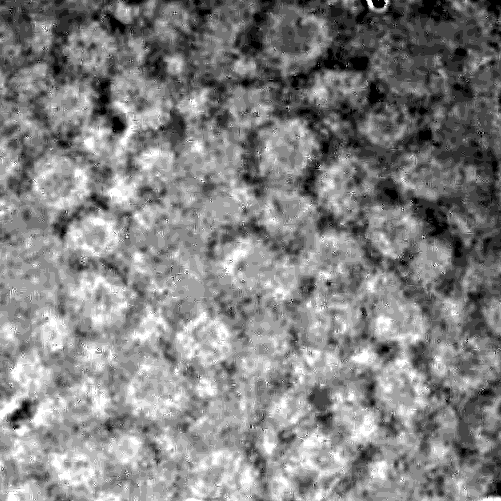
%> input picture Matlab/FEB-3rd-2021—FEB-15th-2021/crop_With_Ultrasound.png, 501 x 501 px, given in place of With_Ultrasound.png, which was not available
$ octave edge_detecting.m   (GNU Octave 9; MATLAB toolbox functions it lacks are replaced by stand-ins)
%> lines starting %> are read from the running program, lines starting %| are printed output that depends on the picture; pictures that were not available may be replaced by others from this repository, and a replacement may not be noted
clc;
clear;
%% 提取图像
With_Ultrasound_origin1 = imread('./With_Ultrasound.png');
%> With_Ultrasound_origin1 is the input picture: size 501x501 uint8; min 0, max 255, mean 131.1
With_Ultrasound = rgb2gray(With_Ultrasound_origin1);
Without_Ultrasound_origin2 = imread('./Without_Ultrasound.png');
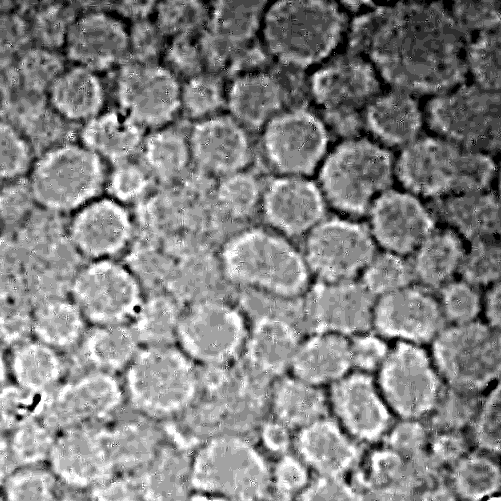
%> input picture Matlab/FEB-3rd-2021—FEB-15th-2021/crop_Without_Ultrasound.png, 501 x 501 px, given in place of Without_Ultrasound.png, which was not available
%> Without_Ultrasound_origin2 is the input picture: size 501x501 uint8; min 0, max 255, mean 131.2
Without_Ultrasound = rgb2gray(Without_Ultrasound_origin2);
crop_With_Ultrasound = imread('./crop_With_Ultrasound.png');
crop_Without_Ultrasound = imread('crop_Without_Ultrasound.png');
%改进：可以在修改对比度后的原始大小图像上绘制出crop图像的位置框，便于直观了解研究的感兴趣位置
figure
subplot(221); imshow(Without_Ultrasound); title('Without_Ultrasound');
subplot(222); imshow(With_Ultrasound); title('With_Ultrasound');
subplot(223); imshow(crop_With_Ultrasound); title('crop_With_Ultrasound');
subplot(224); imshow(crop_Without_Ultrasound); title('crop_Without_Ultrasound');

%% 边缘检测
%Laplacian of Gaussian（LoG检测器）标准差为7.闭合曲线检测，
BW1 = edge(Without_Ultrasound, 'log', 0, 7);
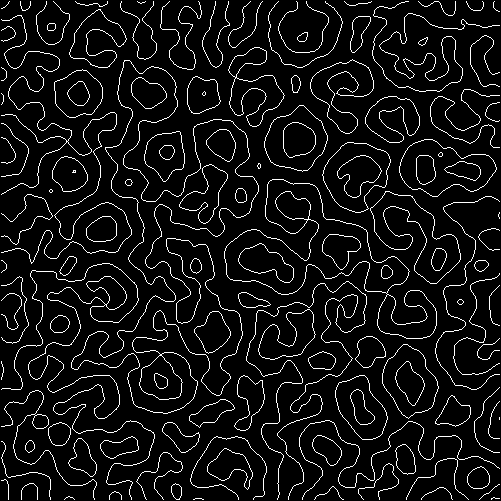
%> BW1: size 501x501 logical; 7.1% white in thin lines or dots
BW2 = edge(With_Ultrasound, 'log', 0, 7);
%> BW2: size 501x501 logical; 5.7% white in thin lines or dots

BWi_1 = imcomplement(BW1);
%> BWi_1: size 501x501 logical; 92.9% white; black in thin lines or dots
BW_UINT8_1 = im2uint8(BWi_1)./4;
%> BW_UINT8_1: size 501x501 uint8; values 0 (black) and 64 (white), 92.9% white; black in thin lines or dots
BW_Last_1 = imadd(BW_UINT8_1, Without_Ultrasound);
BW_1 = imadjust(BW_Last_1);

BWi_2 = imcomplement(BW2);
%> BWi_2: size 501x501 logical; 94.3% white; black in thin lines or dots
BW_UINT8_2 = im2uint8(BWi_2)./4;
%> BW_UINT8_2: size 501x501 uint8; values 0 (black) and 64 (white), 94.3% white; black in thin lines or dots
BW_Last_2 = imadd(BW_UINT8_2, With_Ultrasound);
BW_2 = imadjust(BW_Last_2);

figure
subplot(121); imshow(BW_1); title("未加超声");
subplot(122); imshow(BW_2); title("加上超声");
% imwrite(BW_1, '未加超声边缘检测（LoG）.png');
% imwrite(BW_2, '加上超声边缘检测（LoG）.png');

%canny边缘检测器
BW3 = edge(Without_Ultrasound, 'canny', 0, 6.5);
%> BW3: size 501x501 logical; 8.5% white in thin lines or dots
BW4 = edge(With_Ultrasound, 'canny', 0, 6.5);
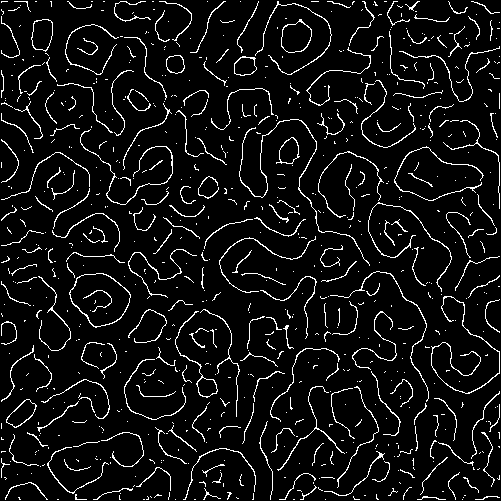
%> BW4: size 501x501 logical; 6.9% white in thin lines or dots

BWi_3 = imcomplement(BW3);
%> BWi_3: size 501x501 logical; 91.5% white; black in thin lines or dots
BW_UINT8_3 = im2uint8(BWi_3)./4;
%> BW_UINT8_3: size 501x501 uint8; values 0 (black) and 64 (white), 91.5% white; black in thin lines or dots
BW_Last_3 = imadd(BW_UINT8_3, Without_Ultrasound);
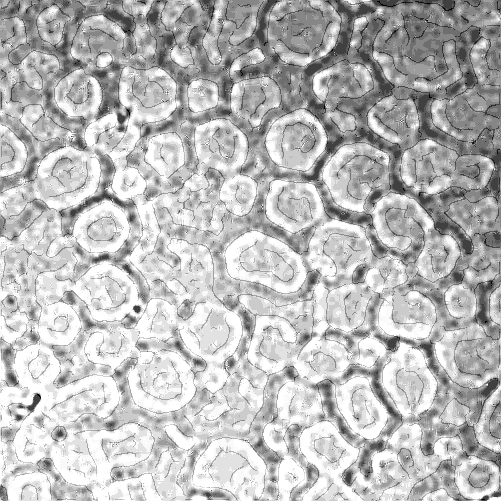
%> BW_Last_3: size 501x501 uint8; min 0, max 255, mean 186.5
BW_3 = imadjust(BW_Last_3);
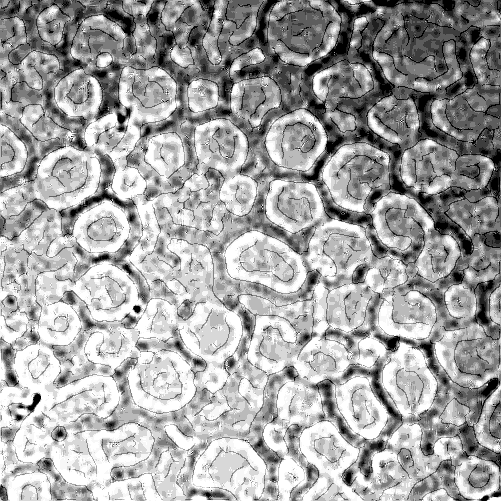
%> BW_3: size 501x501 uint8; min 0, max 255, mean 163.6

BWi_4 = imcomplement(BW4);
%> BWi_4: size 501x501 logical; 93.1% white; black in thin lines or dots
BW_UINT8_4 = im2uint8(BWi_4)./4;
%> BW_UINT8_4: size 501x501 uint8; values 0 (black) and 64 (white), 93.1% white; black in thin lines or dots
BW_Last_4 = imadd(BW_UINT8_4, With_Ultrasound);
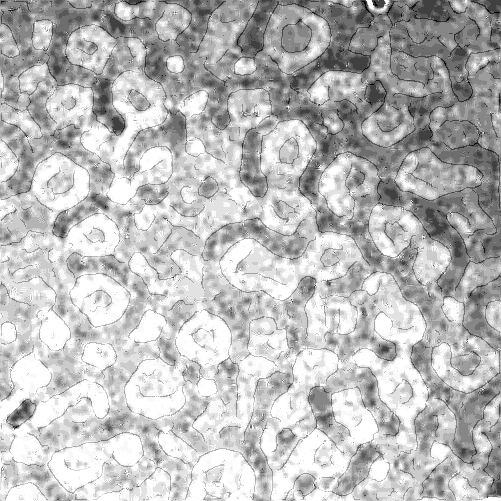
%> BW_Last_4: size 501x501 uint8; min 0, max 255, mean 187.2
BW_4 = imadjust(BW_Last_4);
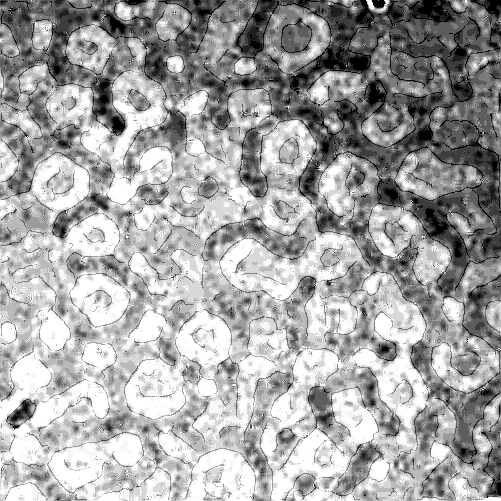
%> BW_4: size 501x501 uint8; min 0, max 255, mean 164.5

figure
subplot(121); imshow(BW_3); title("未加超声");
subplot(122); imshow(BW_4); title("加上超声");
% imwrite(BW_3, '未加超声边缘检测（LoG）.png');
% imwrite(BW_4, '加上超声边缘检测（LoG）.png');
